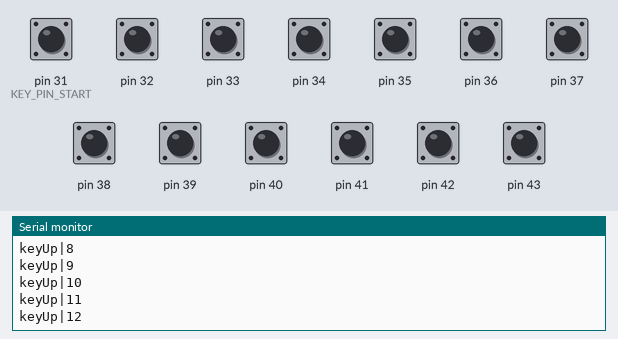
Recording of a sketch running on a simulated Arduino Mega 2560, built with avr-gcc and run on an emulated ATmega2560. Parts: the last lines printed to the serial monitor. Inputs (shaded band) come from the test bench; at power-on: pin 31 (KEY_PIN_START), pin 32–43 HIGH.

Above: at 1.2 s.
1.3 s: pin 31 (KEY_PIN_START) pulled LOW for 0.15 s
At 1.43 s:
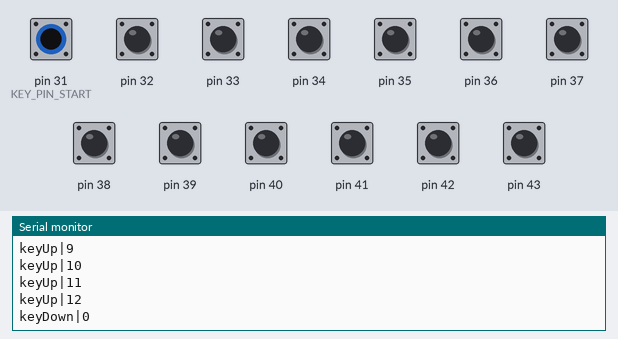
2.9 s: pin 32 pulled LOW for 0.15 s
At 3.6 s:
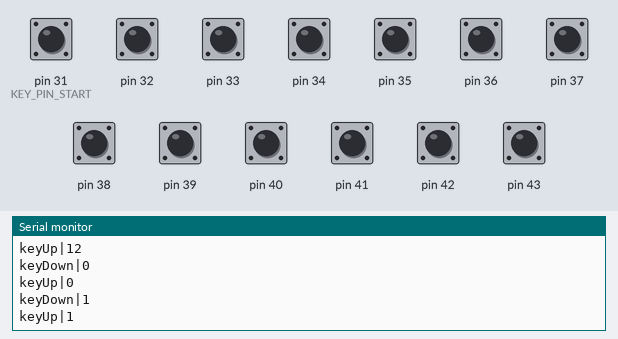
4.5 s: pin 33 pulled LOW for 0.15 s
At 5.8 s:
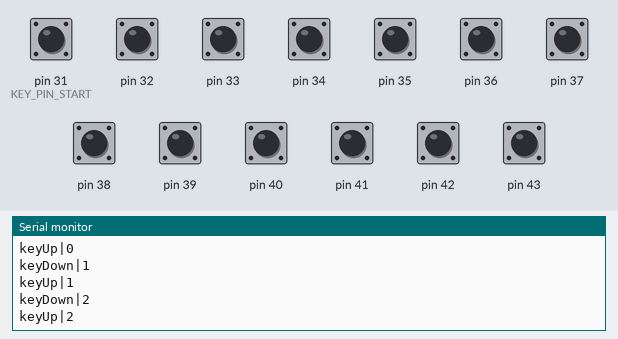
6.1 s: pin 34 pulled LOW for 0.15 s
At 7.3 s:
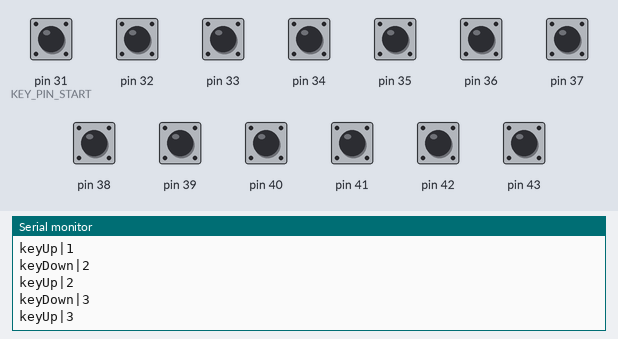
7.7 s: pin 35 pulled LOW for 0.15 s
At 8.3 s:
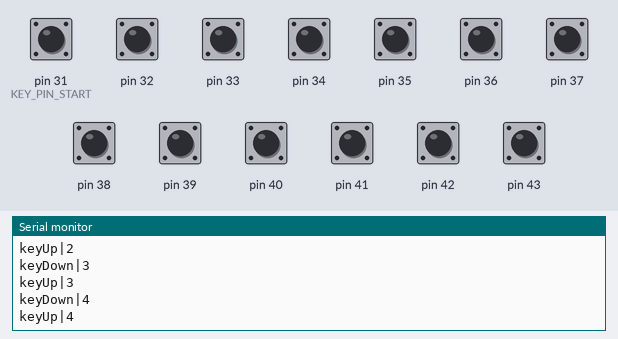
9.3 s: pin 36 pulled LOW for 0.15 s
At 10.7 s:
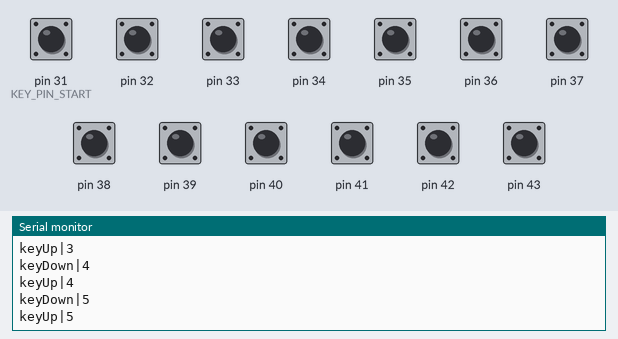
Timing chart, 0 to 11.9 s (numbered marks = the images above; inputs shaded):
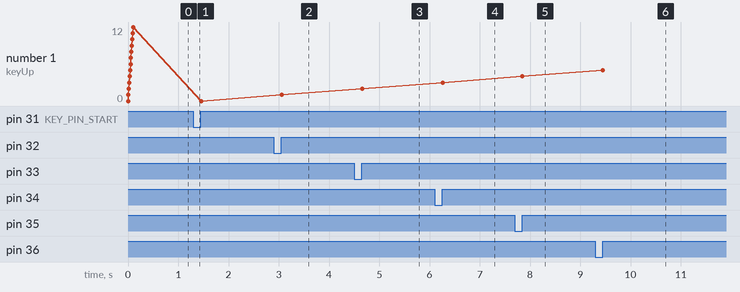

Measured:
- after the input at 1.3 s, the serial monitor: prints a new line at once (image 1)
- after the input at 2.9 s, the serial monitor: prints a new line at once (image 2)
- after the input at 4.5 s, the serial monitor: prints a new line at once (image 3)
- after the input at 6.1 s, the serial monitor: prints a new line at once (image 4)
- after the input at 7.7 s, the serial monitor: prints a new line at once (image 5)
- after the input at 9.3 s, the serial monitor: prints a new line at once (image 6)
- plotted number 1: 1 → 2 after the input at 4.5 s, 2 → 3 after the input at 6.1 s, 3 → 4 after the input at 7.7 s, 4 → 5 after the input at 9.3 s

The sketch:

Larger_Than_Life_Piano.ino
```cpp
/* Arduino program for the Larger than Life Piano - a House of General Science project.
 * Written for the Fall 2021 Rochester Maker Faire.
 * Written by Will Ebmeyer - 11/18/2021
 *
 * This program reads from pins 31-44 on an Arduino Mega to determine whether a key
 * has been pressed or released on the piano.  If it detects such an event, it sends
 * a signal over serial to a connected computer in the format "keyDown|[KEY]" or
 * "keyUp|[KEY]."
 * The pins should be connected to the piano keys—which themselves must be connected
 * to GROUND (NOT VOLTAGE, IT DOESN'T WORK WITH VOLTAGE).
*/

#define KEY_PIN_START 31
#define KEY_COUNT 13

bool key_states[KEY_COUNT];

void setup() {
  // Set up the serial
  Serial.begin(9600);

  // Get the input pins set up
  for (int i = 0; i < KEY_COUNT; i++) {
    pinMode(KEY_PIN_START+i, INPUT_PULLUP);
  }
}

void loop() {
  // Read from keyboard and send keyDown/keyUp events if applicable
  for (int i = 0; i < KEY_COUNT; i++) {
    // Read state of key
    bool key = digitalRead(KEY_PIN_START+i);

    //Serial.print(key); // Print all key states - used for debugging purposes

    // Compare key with last available record of key
    if (key_states[i] != key) {
      // State changed, send event signal over serial
      if (key == true) {
        Serial.print("keyUp|");
        Serial.print(i);
        Serial.print("\n");
      } else {
        Serial.print("keyDown|");
        Serial.print(i);
        Serial.print("\n");
      }
      key_states[i] = key;
    }
  }
  //Serial.print("\n"); // Only enable this if you've reenabled the above "Serial.print(key);" line.  This, too, is for debugging purspoes

  // Sleep to reduce strain on the Arduino
  delay(10);
}
```
